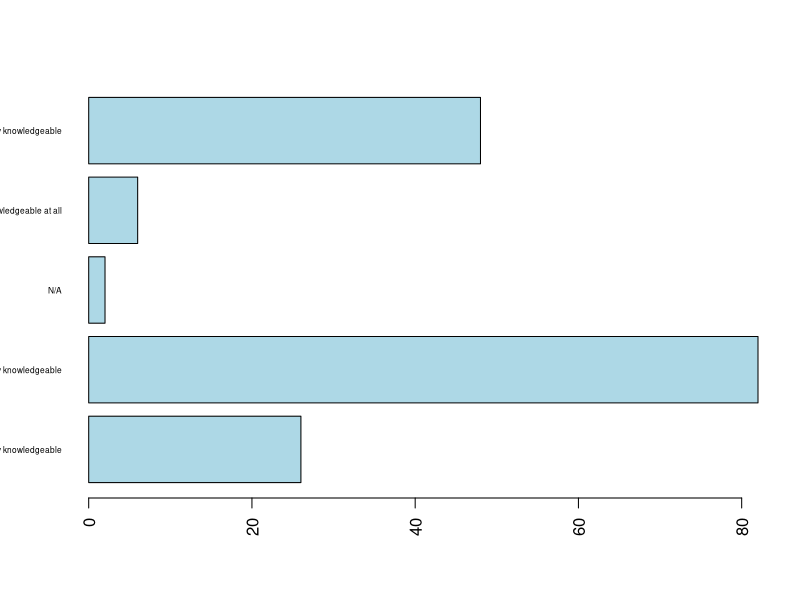

This figure's R source: (Note: this script raises an error after producing the figure.)
## ---- chunk 1
knitr::opts_chunk$set(echo = TRUE)
## ---- chunk 2

library(sqldf)
library(dplyr)

survey <- read.csv("informatics_survey.csv", stringsAsFactors = FALSE)

## ---- chunk 3

# What happens if we don't set the stringsAsFactors argument?
q5_1 <- data.frame(survey$Q5_1, stringsAsFactors = FALSE)

colnames(q5_1) <- c("response")

# Remove the rows with empty responses.
q5_1 <- subset(q5_1, response != "")
q5_1 <- q5_1[q5_1$response != "",]

cnts <- table(q5_1)

# What does the las argument do?  Look it up with ?par().
barplot(cnts, 
        horiz = TRUE, 
        col   = 'lightblue',
        las   = 2,
        cex.names = 0.5)

# Save the original graph parameters.
opar <- par(no.readonly = TRUE)

# If necessary, adjust graph parameters to make the bar plot look good then rerun barplot code.
par(mai = c(.5, 1.5, .5, .5))

par(opar)

## ---- chunk 4
# You can write a select statement with new column names.
tmp <- sqldf("select q3 as department, count(q3) as total from survey where q3 != ' ' group by q3")

# Or, you can execute a simple select and rename the variables afterwards.
tmp <- sqldf("select q3, count(q3) from survey where q3 != ' ' group by q3")

# Rename the columns -- department & department count.
colnames(tmp)  <- c("dept","dept_cnt")

# Add new column for academic group (HUM Humanities, SCI Sciences, SOC, Social Sciences, MED Medical)
tmp$acad_grp <- ""                       

# Set the new acad_grp column, using fix().  What happens if you use edit()?
fix(tmp)                                   

# Save a backup copy of the modified dataframe.
write.csv(tmp, file = "tmp.csv")          

# Create a new dataframe of the two columns needed for the pie chart. 
temp   <- data.frame(tmp$acad_grp, tmp$dept_cnt, stringsAsFactors = FALSE)

colnames(temp) <- c("acad_grp","dept_cnt")

grp_by <- group_by(temp, acad_grp)                    # Group rows by academic group.

slices <- summarize(grp_by, grp_tot = sum(dept_cnt))  # Sum dept_cnt for each academic group.

pie(slices$grp_tot, labels = slices$acad_grp, main = "Pie Chart") 

# We can accomplish the same thing with the pipe operator.
slices <- group_by(temp, acad_grp) %>% summarize(grp_tot = sum(dept_cnt))

pie(slices$grp_tot, labels = slices$acad_grp, main = "Pie Chart (Pipe)") 
